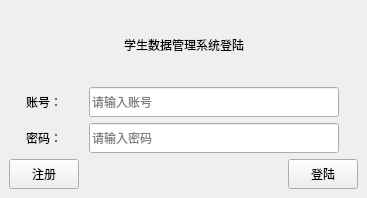
<?xml version="1.0" encoding="UTF-8"?>
<ui version="4.0">
 <class>Main_Interface</class>
 <widget class="QMainWindow" name="Main_Interface">
  <property name="geometry">
   <rect>
    <x>0</x>
    <y>0</y>
    <width>367</width>
    <height>198</height>
   </rect>
  </property>
  <property name="windowTitle">
   <string>Main_Interface</string>
  </property>
  <widget class="QWidget" name="centralwidget">
   <layout class="QVBoxLayout" name="verticalLayout">
    <item>
     <layout class="QHBoxLayout" name="horizontalLayout_5">
      <item>
       <widget class="QLabel" name="label_2">
        <property name="text">
         <string/>
        </property>
       </widget>
      </item>
      <item>
       <layout class="QHBoxLayout" name="horizontalLayout_4">
        <item>
         <spacer name="horizontalSpacer">
          <property name="orientation">
           <enum>Qt::Horizontal</enum>
          </property>
          <property name="sizeHint" stdset="0">
           <size>
            <width>40</width>
            <height>30</height>
           </size>
          </property>
         </spacer>
        </item>
        <item>
         <widget class="QLabel" name="app_lab">
          <property name="minimumSize">
           <size>
            <width>0</width>
            <height>0</height>
           </size>
          </property>
          <property name="maximumSize">
           <size>
            <width>500</width>
            <height>30</height>
           </size>
          </property>
          <property name="text">
           <string>学生数据管理系统登陆</string>
          </property>
         </widget>
        </item>
        <item>
         <spacer name="horizontalSpacer_2">
          <property name="orientation">
           <enum>Qt::Horizontal</enum>
          </property>
          <property name="sizeHint" stdset="0">
           <size>
            <width>40</width>
            <height>30</height>
           </size>
          </property>
         </spacer>
        </item>
       </layout>
      </item>
      <item>
       <widget class="QLabel" name="label">
        <property name="text">
         <string/>
        </property>
       </widget>
      </item>
     </layout>
    </item>
    <item>
     <layout class="QHBoxLayout" name="horizontalLayout">
      <item>
       <widget class="QLabel" name="zhanghao_label">
        <property name="minimumSize">
         <size>
          <width>40</width>
          <height>30</height>
         </size>
        </property>
        <property name="maximumSize">
         <size>
          <width>40</width>
          <height>30</height>
         </size>
        </property>
        <property name="text">
         <string>账号：</string>
        </property>
       </widget>
      </item>
      <item>
       <widget class="QLineEdit" name="zhanghao_lineEdit">
        <property name="minimumSize">
         <size>
          <width>250</width>
          <height>30</height>
         </size>
        </property>
        <property name="maximumSize">
         <size>
          <width>250</width>
          <height>30</height>
         </size>
        </property>
        <property name="text">
         <string/>
        </property>
        <property name="placeholderText">
         <string>请输入账号</string>
        </property>
       </widget>
      </item>
     </layout>
    </item>
    <item>
     <layout class="QHBoxLayout" name="horizontalLayout_2">
      <item>
       <widget class="QLabel" name="mima_label">
        <property name="minimumSize">
         <size>
          <width>40</width>
          <height>30</height>
         </size>
        </property>
        <property name="maximumSize">
         <size>
          <width>40</width>
          <height>30</height>
         </size>
        </property>
        <property name="text">
         <string>密码：</string>
        </property>
       </widget>
      </item>
      <item>
       <widget class="QLineEdit" name="mima_lineEdit">
        <property name="minimumSize">
         <size>
          <width>250</width>
          <height>30</height>
         </size>
        </property>
        <property name="maximumSize">
         <size>
          <width>250</width>
          <height>30</height>
         </size>
        </property>
        <property name="placeholderText">
         <string>请输入密码</string>
        </property>
       </widget>
      </item>
     </layout>
    </item>
    <item>
     <layout class="QHBoxLayout" name="horizontalLayout_3">
      <item>
       <widget class="QPushButton" name="zhuce_bt">
        <property name="minimumSize">
         <size>
          <width>70</width>
          <height>30</height>
         </size>
        </property>
        <property name="maximumSize">
         <size>
          <width>70</width>
          <height>30</height>
         </size>
        </property>
        <property name="text">
         <string>注册</string>
        </property>
       </widget>
      </item>
      <item>
       <spacer name="horizontalSpacer_3">
        <property name="orientation">
         <enum>Qt::Horizontal</enum>
        </property>
        <property name="sizeHint" stdset="0">
         <size>
          <width>20</width>
          <height>20</height>
         </size>
        </property>
       </spacer>
      </item>
      <item>
       <widget class="QPushButton" name="denglu_bt">
        <property name="minimumSize">
         <size>
          <width>70</width>
          <height>30</height>
         </size>
        </property>
        <property name="maximumSize">
         <size>
          <width>70</width>
          <height>30</height>
         </size>
        </property>
        <property name="text">
         <string>登陆</string>
        </property>
        <property name="shortcut">
         <string>Return</string>
        </property>
       </widget>
      </item>
     </layout>
    </item>
   </layout>
  </widget>
 </widget>
 <resources/>
 <connections/>
</ui>
